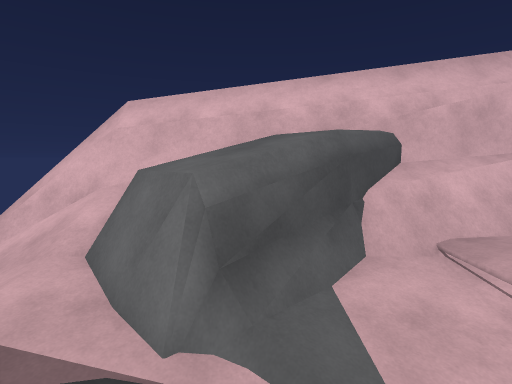
view 1 (above)

16 first-person views from a walk through a Unity game level. The camera is 1.4 m above the floor, tilts 6° down and sees 80° across. The floor is counted in squares, 1 m on a side. Each view is taken from the middle of a square. On the plan, view 1 faces up. The plan holds only what a view shows up to about 14 squares ahead; the rest is blank. The place goes on beyond the plan.

view 2
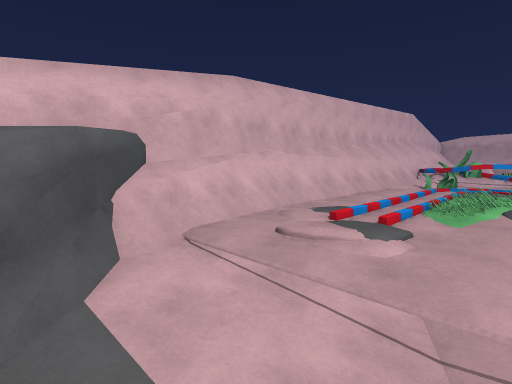

view 3
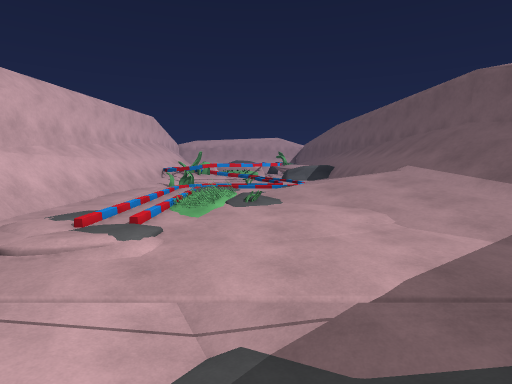

view 4
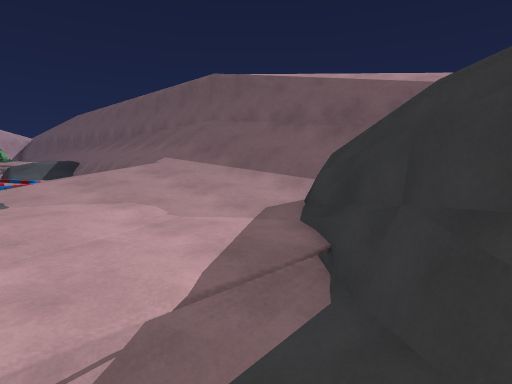

view 5
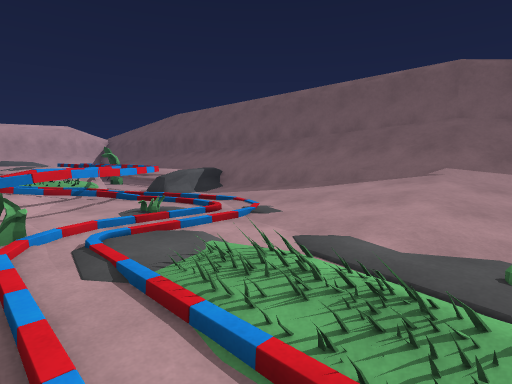

view 6
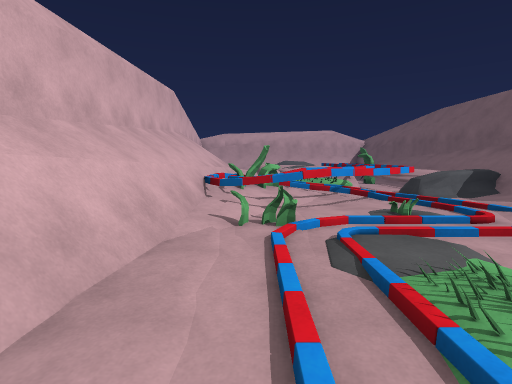

view 7
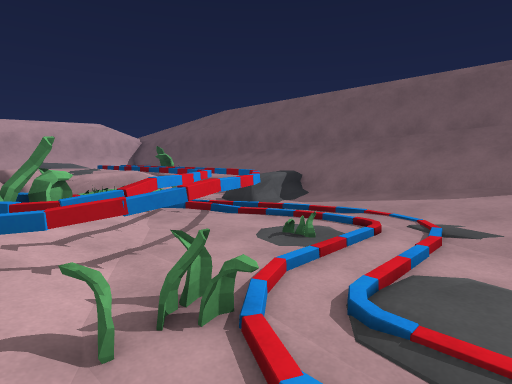

view 8
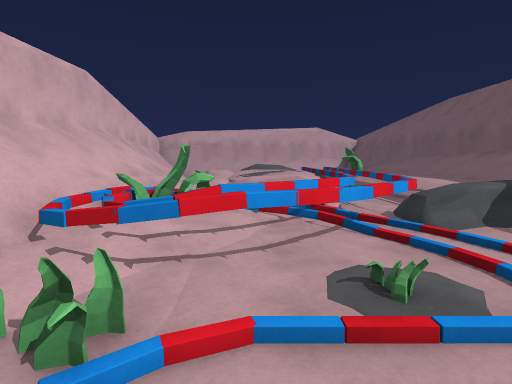

view 9
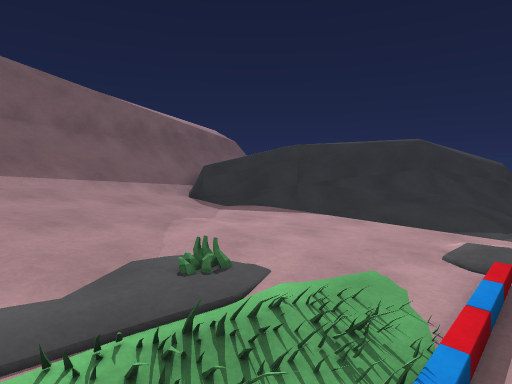

view 10
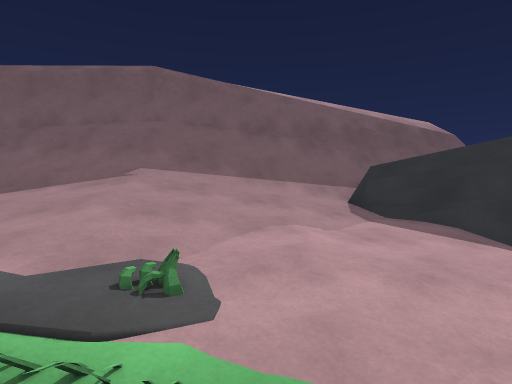

view 11
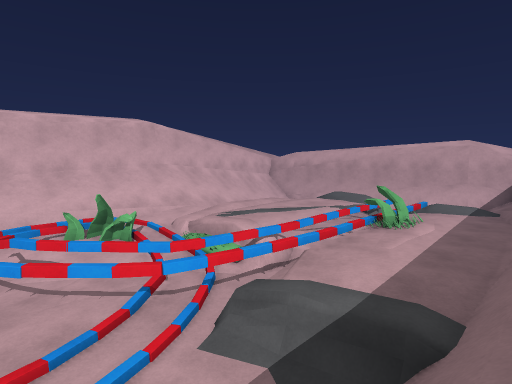

view 12
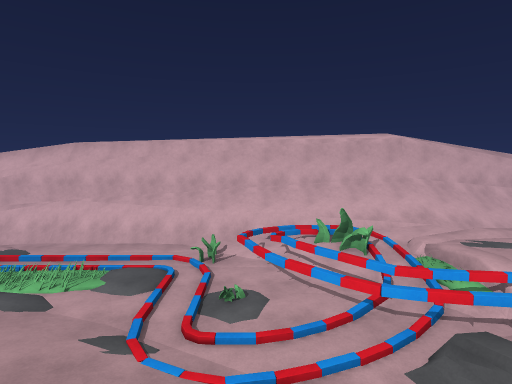

view 13
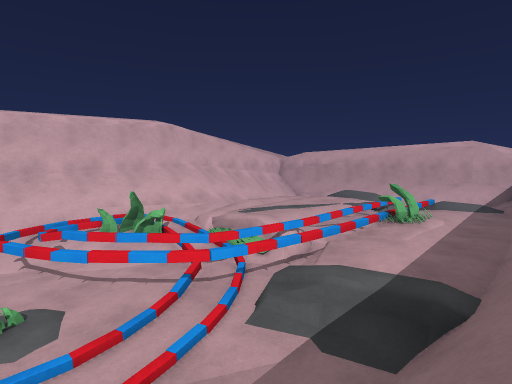

view 14
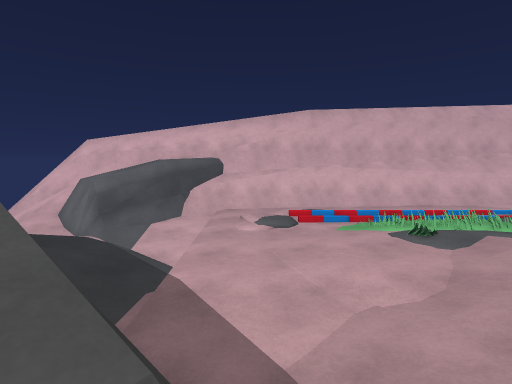

view 15
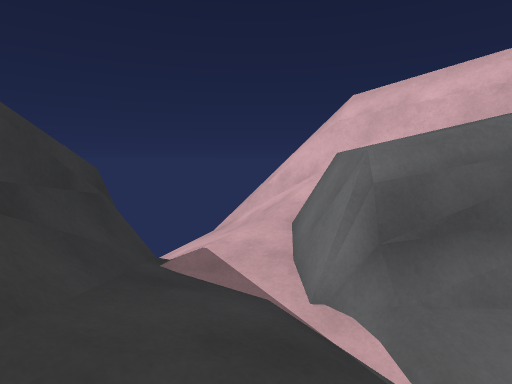

view 16
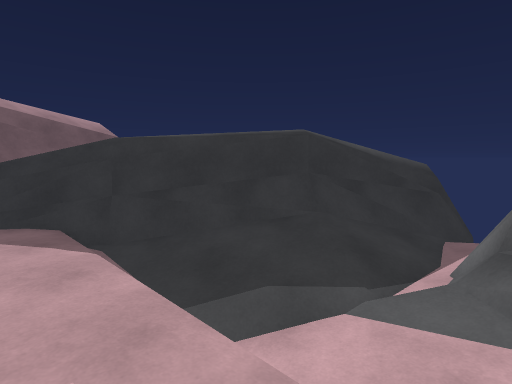

### Floor plan
Key: @ floor where view 1 was taken; # wall or solid block; . main floor; : floor 0.25 m higher than the main floor; - floor 0.25 m lower than the main floor; + floor 0.5 m higher than the main floor; _ floor 0.5 m lower than the main floor; * floor 0.75 m higher than the main floor; < floor 0.75 m lower than the main floor; % floor 1 m higher than the main floor; ( floor 1 m lower than the main floor; / step, stairs or slope; = window, fence, low wall or low ledge; ^ raised ledge; O other object.
Columns run from 6 left of view 1 to 25 right of it. Each row starts with its distance up from view 1.
  8  ##       ###
  7 ^#########^###########^^^####^^^
  6 =/// ^####====#=========^^^^^^^^
  5 ////#^##__............:OOOOO^^^^
  4 ///-###=__./.........O.OO^OOO^^^
  3  //__#=___.:.........:OOO^^OO^^^
  2  ##/__//<<.//...O:/::..OOO^^O^^^
  1   ##=////(.....:=//:...OOO^^O^^^
  0    ###@/_<....:::::.....O^OO^^^^
 -1      ##//<....:::+::....:OOOOOO
 -2       ##/_....::++++::....OOOOO^
 -3        ##_....:+++++++::..=^^^^^
 -4         ##...:+++**+++++::/^^^^^
 -5          ##=::++*%%*/////==^^^^^
 -6           ==/////////////////  #
 -7           //////////////####^^^^
 -8          ///////#########
 -9         =#^^^^^^
-10       ^^^^^^^^
-11       ^^^^^^^

Where each view was taken, in squares from view 1:
view 1: 0 up, 0 right, facing up
view 2: 0 up, 0 right, facing up-right
view 3: 0 up, 0 right, facing right
view 4: 0 up, 1 right, facing down-right
view 5: 4 up, 9 right, facing down-right
view 6: 4 up, 9 right, facing right
view 7: 5 up, 13 right, facing down-right
view 8: 2 up, 13 right, facing right
view 9: 3 up, 11 right, facing down-left
view 10: 3 up, 8 right, facing down
view 11: 6 down, 17 right, facing up-right
view 12: 7 down, 17 right, facing up
view 13: 6 down, 16 right, facing up-right
view 14: 7 down, 5 right, facing up
view 15: 0 up, 1 right, facing up-left
view 16: 4 up, 5 right, facing down-left
